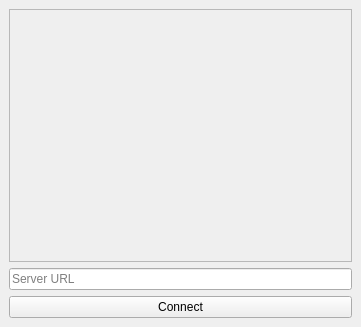
<?xml version="1.0" encoding="UTF-8"?>
<ui version="4.0">
 <class>MainWindow</class>
 <widget class="QMainWindow" name="MainWindow">
  <property name="geometry">
   <rect>
    <x>0</x>
    <y>0</y>
    <width>361</width>
    <height>327</height>
   </rect>
  </property>
  <property name="windowTitle">
   <string>Traffic light</string>
  </property>
  <widget class="QWidget" name="centralwidget">
   <layout class="QVBoxLayout" name="verticalLayout">
    <item>
     <widget class="QFrame" name="colorFrame">
      <property name="styleSheet">
       <string notr="true"/>
      </property>
      <property name="frameShape">
       <enum>QFrame::StyledPanel</enum>
      </property>
      <property name="frameShadow">
       <enum>QFrame::Raised</enum>
      </property>
     </widget>
    </item>
    <item>
     <widget class="QLineEdit" name="urlEdit">
      <property name="placeholderText">
       <string>Server URL</string>
      </property>
     </widget>
    </item>
    <item>
     <widget class="QPushButton" name="connectButton">
      <property name="text">
       <string>Connect</string>
      </property>
     </widget>
    </item>
   </layout>
  </widget>
 </widget>
 <resources/>
 <connections/>
</ui>
